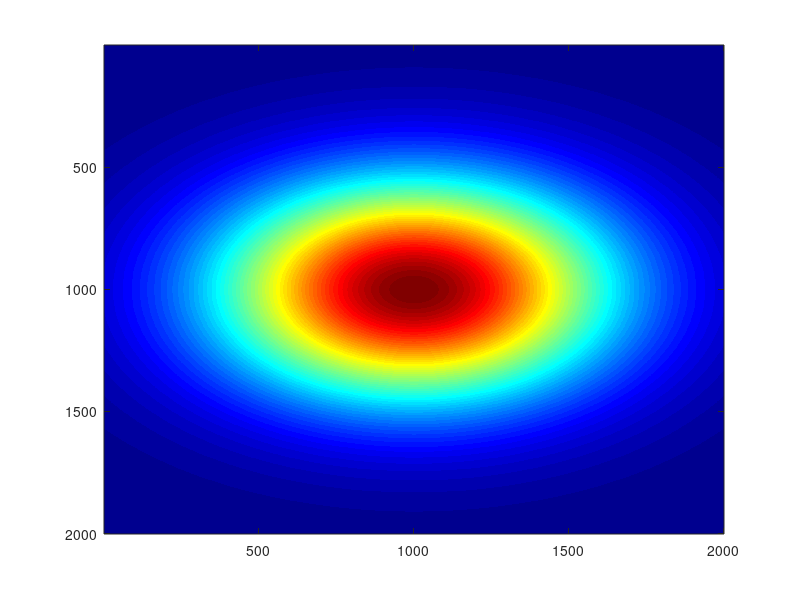
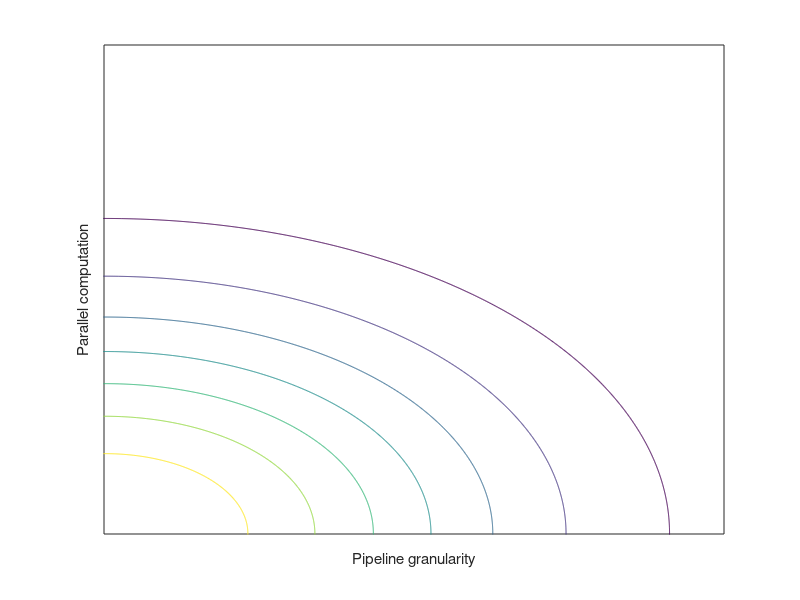

MATLAB code for these plots, in order:

clear;clc;

%%
s1 = 2000;
s2 = 4000;
xs = -100:.1:100;
ys = -100:.1:100;
A_x = exp(-xs.^2/s1); 
A_y = exp(-ys.^2/s2); 
A = A_x'*A_y;
%%

figure(1)
colormap('jet')
imagesc(A)
%%
figure(2),clf
contour(A,7)
xlim([1000 2000])
ylim([1000 2000])
xticks([])
yticks([])
xlabel('Pipeline granularity')
ylabel('Parallel computation')